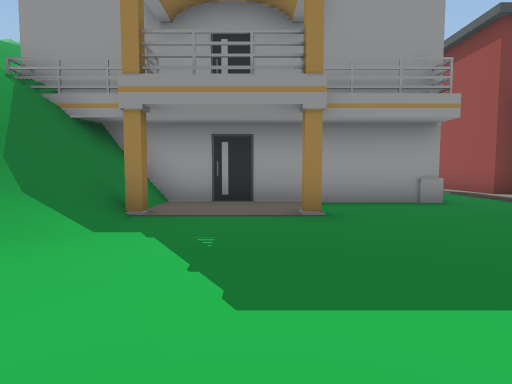
[1] (above)

24 first-person views from a walk through a 3-D level made in the Unity game engine. The camera is 1.4 m above the floor, tilts 4° down and sees 75° across. The floor is counted in squares, 2 m on a side. Each view is taken from the middle of a square. On the plan, view 1 faces up. The plan holds only what a view shows up to about 10 squares ahead; the rest is blank. The place goes on beyond the plan.

[2]
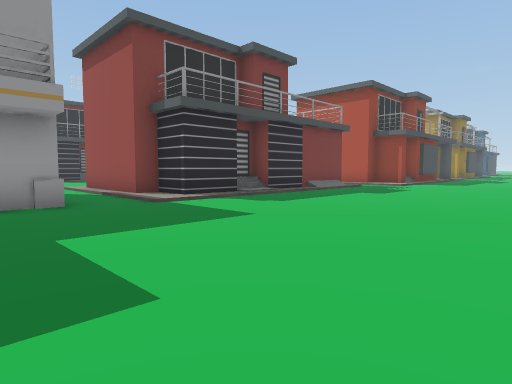

[3]
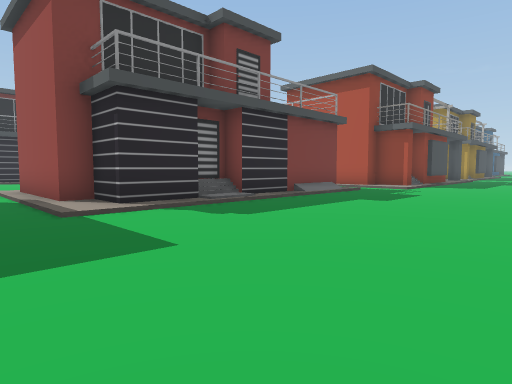

[4]
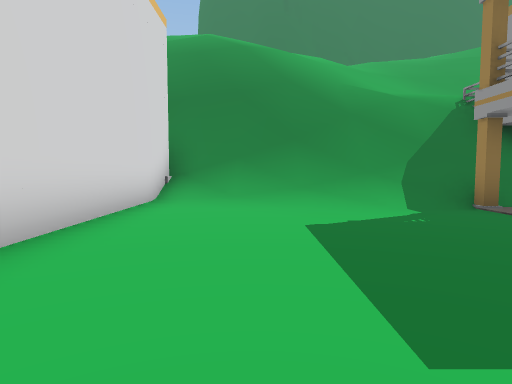

[5]
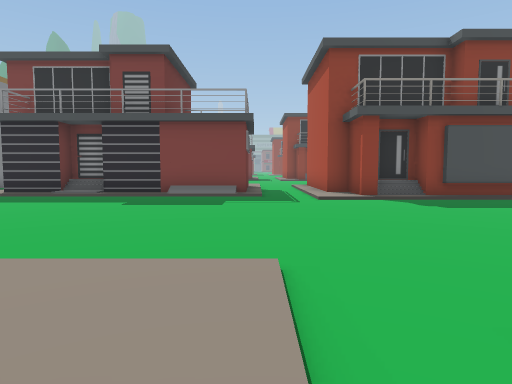

[6]
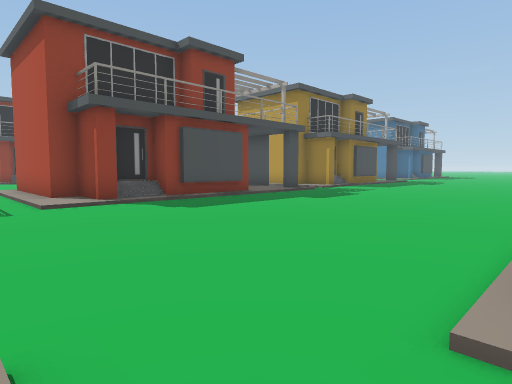

[7]
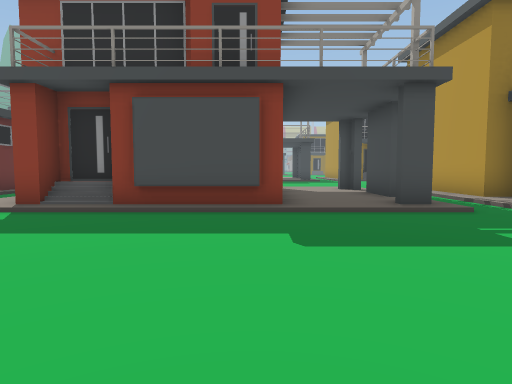

[8]
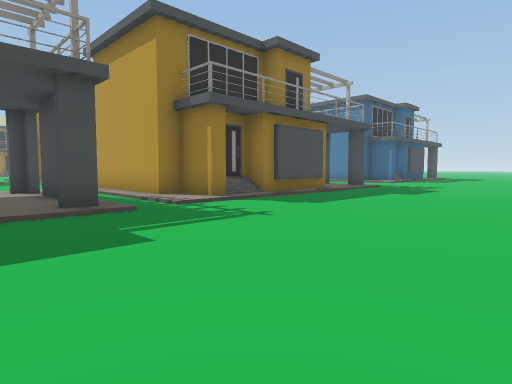

[9]
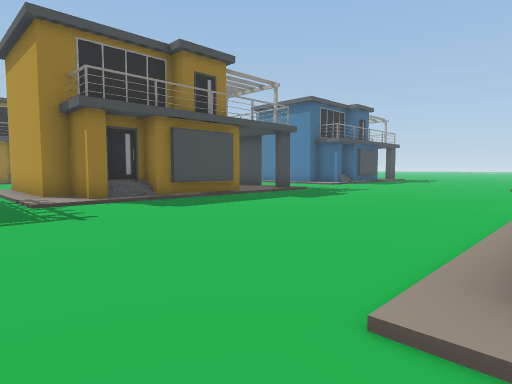

[10]
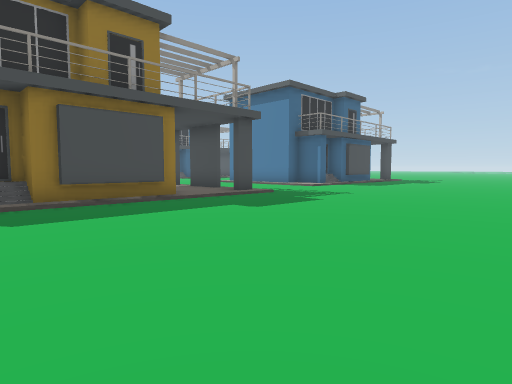

[11]
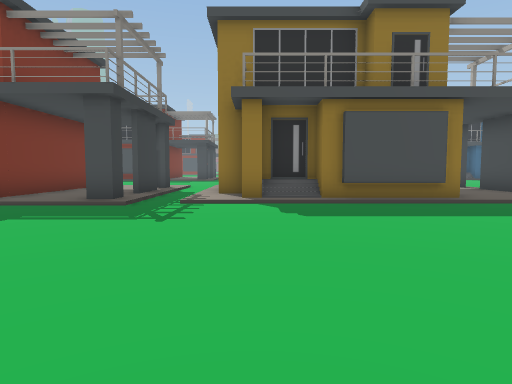

[12]
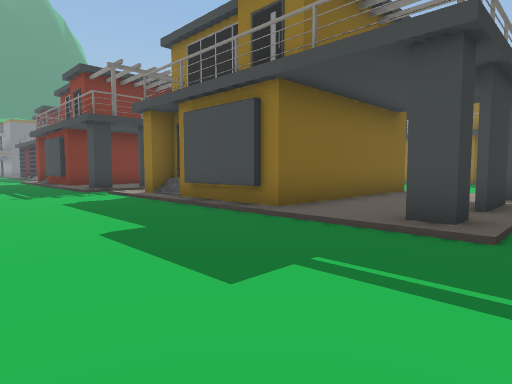

[13]
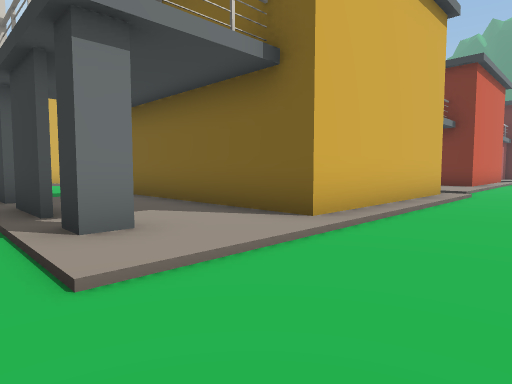

[14]
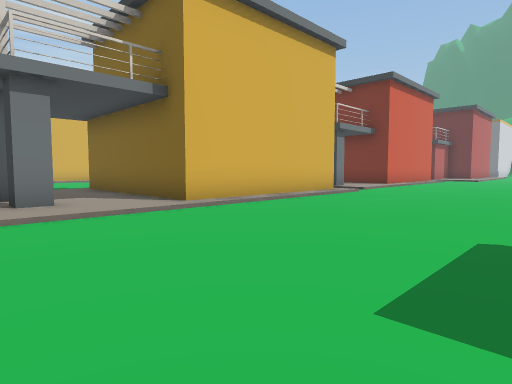

[15]
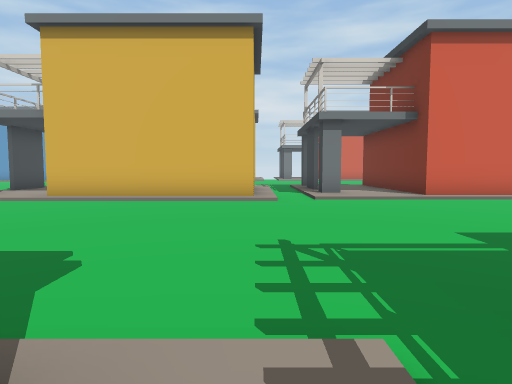

[16]
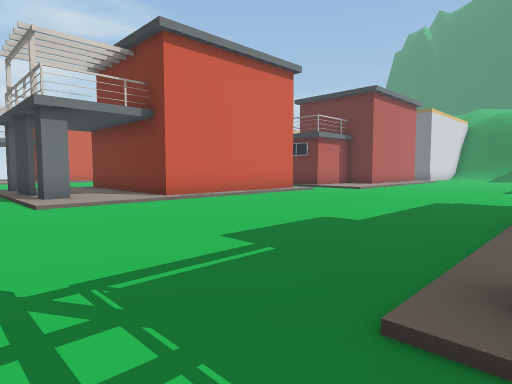

[17]
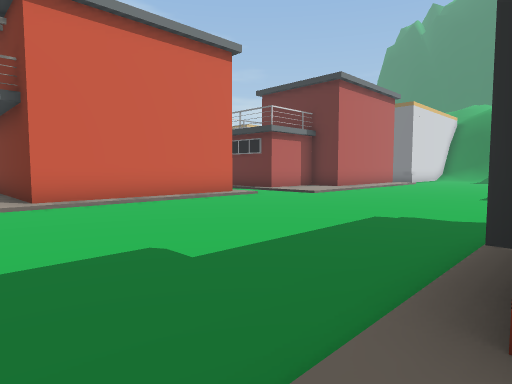

[18]
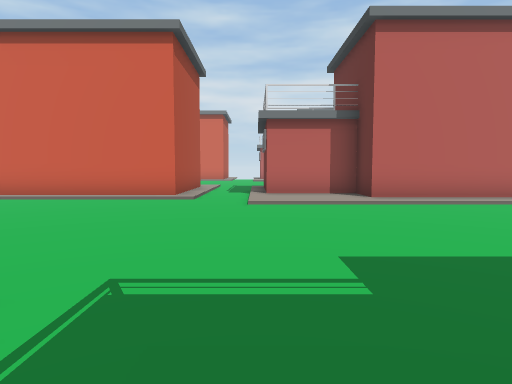

[19]
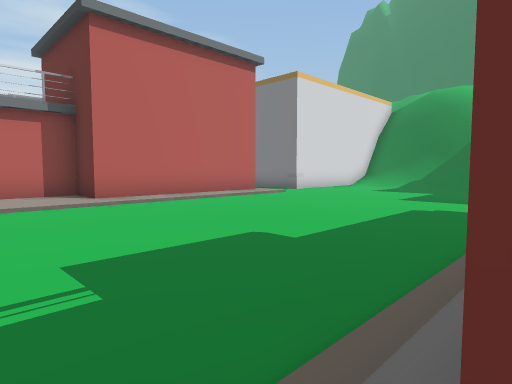

[20]
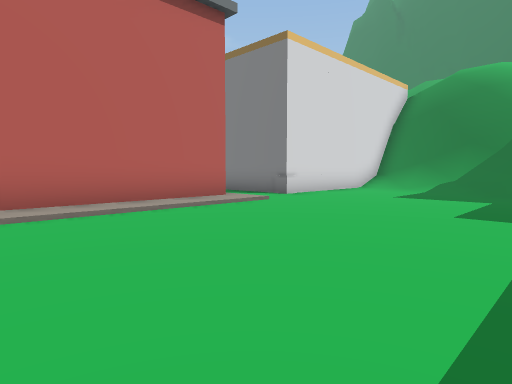

[21]
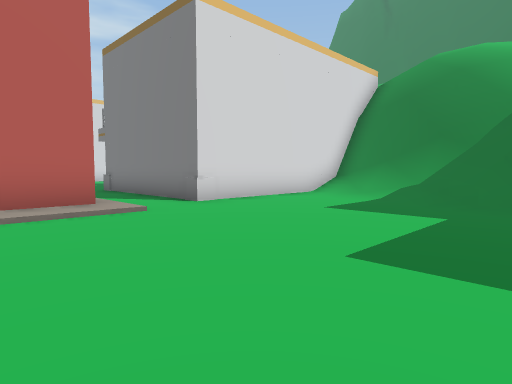

[22]
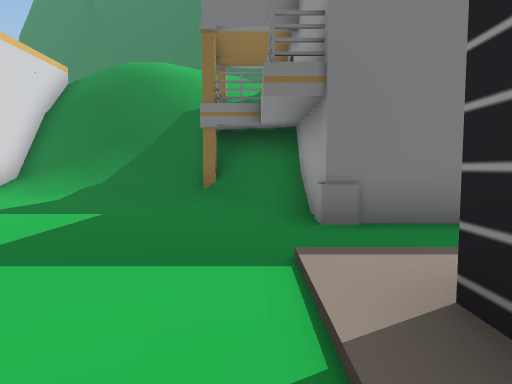

[23]
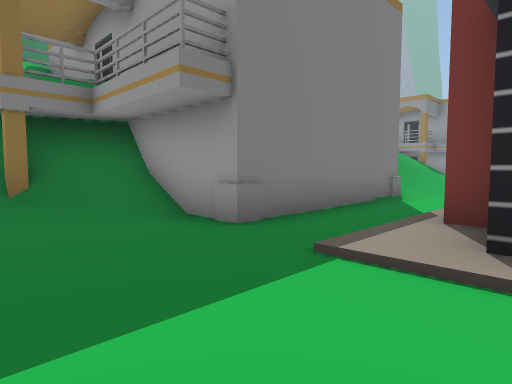

[24]
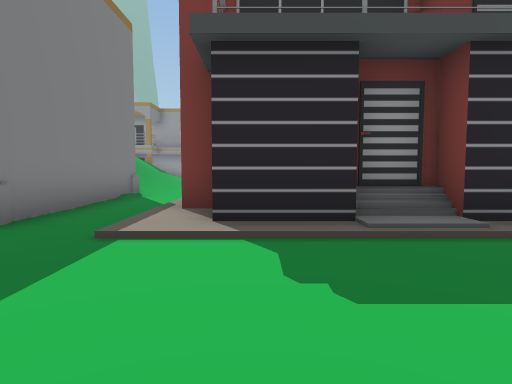

### Floor plan
Key: @ floor where view 1 was taken; # wall or solid block; x gap in a wall; . main floor; : floor 0.25 m higher than the main floor; / step, stairs or slope; = window, fence, low wall or low ledge; v drop or lower ground.
Columns run from 6 left of view 1 to 35 right of it. Each row starts with its distance up from view 1.
 26          //
 25          #/.
 24          #/.
 23          #..
 22          #..##
 21          #..:####
 20  /########..:##/#  #/           :
 19  // //=#/.............     #:: .::
 18     ##v#/..........................
 17     /##/............................ .....
 16   //##//..................................
 15   /v#///..................................
 14     #//...................................
 13     #/....../////////.....................
 12     ######..::::::::/.........../////////.
 11          #..######::/.:#####:::.######:::.
 10          #..#    ###/.:#   #::#.#    #:::.
  9          #..##      /.:#   #:::.#    #::x
  8          #..:####    .:#   #::#.##   #::#
  7  /########..:##/####/.:#####:::.:### #:::
  6  //#/.................:#/###::#.:::###::#.
  5 //=##..#..................................
  4 //#//.....................................
  3 /##//.....................................
  2  #///.....................................
  1  #//......................................
  0  #//..@......    .........................
 -1  #/......         ::/....................
 -2 v#######           :/.:::     :
 -3                     /

Positions as (right, up) in squares from view 1, and headings:
1: (0, 0), facing up
2: (2, 0), facing up-right
3: (4, 1), facing up-right
4: (4, 1), facing left
5: (14, -3), facing up
6: (14, -2), facing up-right
7: (21, 0), facing up
8: (22, 0), facing up-right
9: (24, -2), facing up-right
10: (27, -1), facing up-right
11: (27, -1), facing up
12: (35, 2), facing up-left
13: (35, 14), facing down-left
14: (35, 17), facing down-left
15: (26, 20), facing down
16: (26, 19), facing down-left
17: (23, 19), facing down-left
18: (14, 20), facing down
19: (14, 20), facing down-left
20: (11, 18), facing down-left
21: (8, 18), facing down-left
22: (8, 19), facing left
23: (7, 17), facing up-left
24: (7, 16), facing up
